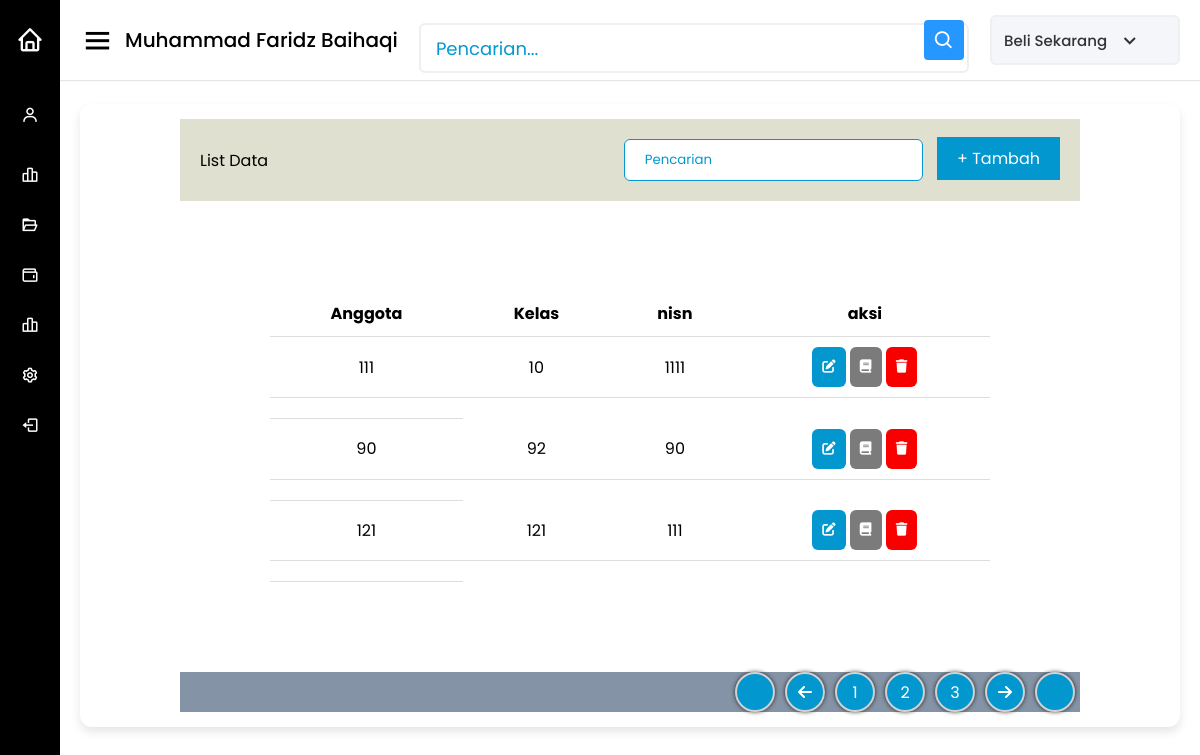
The page /controllers/c_anggota.php?aksi=list on the database its author committed.
### tables this page shows
CREATE TABLE `anggota` (
  `id_anggota` int(10) NOT NULL,
  `id_kelas` int(2) NOT NULL,
  `nisn` char(10) NOT NULL
);

### models/model_anggota.php (called while the page is built, shortened)
<?php
require_once("koneksi.php");
function getAllData()
{
    global $koneksi;
    $sql = "SELECT * FROM anggota order by id_kelas ASC";
    $query = mysqli_query($koneksi, $sql);
    while ($ambilData = mysqli_fetch_assoc($query)) {
        $list[] = $ambilData;
    }
    return $list;
}

### views/data_anggota/list_data.php (the view, shortened to what this page needs)
<!DOCTYPE html>
<html>
<head>
  <link rel="stylesheet" href="https://cdnjs.cloudflare.com/ajax/libs/vue/3.2.41/vue.cjs.js" />
  <link href="https://unpkg.com/boxicons@2.0.7/css/boxicons.min.css" rel="stylesheet" />
  <link rel="stylesheet" href="../assets/css/dasboard_rplb_22.css" />
</head>
<body>
  <div class="sidebar">
    <div class="logo-details">
      <i class='bx bx-home'></i>
      <span class="logo_name">Dashboard</span>
    </div>
    <ul class="nav-links">
      <li class="list">
        <a href="<?= URL ?>dashboard" class="nav-link">
          <i class="bx bx-user" id="btn"></i>
          <span class="link">Utama</span>
        </a>
      </li>
      <ul class="nav-links">
        <li class="list">
          <a href="http://localhost/bew_xirplb_1920_22_Paris/controllers/c_siswa.php?aksi=list" class="nav-link">
            <i class="bx bx-bar-chart-alt-2 icon" id="btn"></i>
            <span class="link">Siswa</span>
          </a>
        </li>
        <li class="list">
          <a href="http://localhost/bew_xirplb_1920_22_Paris/controllers/c_kelas.php?aksi=list" class="nav-link">
            <i class="bx bx-folder-open icon" id="btn"></i>
            <span class="link">Kelas</span>
          </a>
        </li>
        <li class="list">
          <a href="http://localhost/bew_xirplb_1920_22_Paris/controllers/c_anggota.php?aksi=list" class="nav-link">
            <i class="bx bx-wallet icon" id="btn"></i>
            <span class="link">Anggota</span>
          </a>
        </li>
        <li class="list">
          <a href="http://localhost/bew_xirplb_1920_22_Paris/controllers/c_absensi.php?aksi=list" class="nav-link">
            <i class="bx bx-bar-chart-alt-2 icon" id="btn"></i>
            <span class="link">Absensi</span>
          </a>
        </li>
        <li class="list">
          <a href="#" class="nav-link">
            <i class="bx bx-cog icon" id="btn"></i>
            <span class="link">Pengaturan</span>
          </a>
        </li>
        <li class="list">
          <a href="<?= URL ?>logout" class="nav-link">
            <i class="bx bx-log-out icon" id="btn"></i>
            <span class="link">Keluar</span>
          </a>
        </li>
      </ul>
  </div>
  <section class="home-section">
    <nav>
      <div class="sidebar-button">
        <i class='bx bx-menu sidebarBtn'></i>
        <span class="dashboard">Muhammad Faridz Baihaqi</span>
      </div>
      <div class="search-box">
        <input type="text" placeholder="Pencarian..." />
        <i class="bx bx-search"></i>
      </div>
      <div class="profile-details">
        <span class="admin_name">Beli Sekarang</span>
        <i class="bx bx-chevron-down"></i>
      </div>
    </nav>
    <div class="home-content">
      <div class="overview-boxes-list">
        <div class="box-list">
          <div class="right-side">
            <div class="table">
              <div class="table_header">
                <p>List Data</p>
                <div>
                  <input placeholder="Pencarian" />
                  <a href="<?= URL ?>tambah" <button class="tambah">+ Tambah</button></a>
                </div>
              </div>
              <div class="table_selection">
                <table>
                  <thead>
                    <th>Anggota</th>
                    <th>Kelas</th>
                    <th>nisn</th>
                    <th>aksi</th>
                  </thead>
                  <?php foreach ($data as $row) : ?>
                    <tbody>
                      <tr>
                        <td>
                          <?= $row["id_anggota"] ?>
                        </td>
                        <td>
                          <?= $row["id_kelas"] ?>
                        </td>
                        <td>
                          <?= $row["nisn"] ?>
                        </td>
                        <td>
                          <a href="<?= URL ?>edit&id=<?= $row["id_anggota"]; ?>"><button class="blue_button"><i class="fa-solid fa-pen-to-square"></i></button></a>
                          <a href="<?= URL ?>detail&id=<?= $row["id_anggota"]; ?>"><button class="light_button"><i class="fa-solid fa-book"></i></button></a>
                          <a href="<?= URL ?>hapus&id=<?= $row["id_anggota"]; ?>"><button class="red_button"><i class="fa-solid fa-trash"></i></button></a>
                        </td>
                      </tr>
                      <tr>
                        <td></td>
                      </tr>
                    <?php endforeach; ?>
                    </tbody>
                </table>
              </div>
              <div class="pagination">
                <div><i class="fa-solid fa-chevrons-left"></i></div>
                <div><i class="fa-solid fa-arrow-left"></i></div>
                <div>1</div>
                <div>2</div>
                <div>3</div>
                <div><i class="fa-solid fa-arrow-right"></i></div>
                <div><i class="fa-solid fa-chevrons-right"></i></div>
              </div>
            </div>
          </div>
        </div>
      </div>
    </div>
  </section>
</body>
</html>

### controllers/c_anggota.php (shortened to what this page needs)
<?php
$aksi = $_GET["aksi"];
require_once("../models/model_anggota.php");
if ($aksi == "dashboard") {
    header("Location: http://localhost/bew_xirplb_1920_22_Paris/index.php");
}
elseif ($aksi == "list") {
    $data = getAllData();
    require_once("../views/data_anggota/list_data.php");
}
elseif ($aksi == "detail") {
    $id = $_GET["id"];
    $data = getData($id);
    require_once("../views/data_anggota/detail_data.php");
}
elseif ($aksi == "tambah") {
    require_once("../views/data_anggota/tambah_data.php");
}
elseif ($aksi == "hapus") {
    $id = $_GET["id"];
    hapusData($id);
    echo "<script>alert('Data berhasil dihapus')</script>";
    echo "<script>window.location='c_anggota.php?aksi=list'</script>";
}
elseif ($aksi == "edit") {
    $id = $_GET["id"];
    $data = getData($id);
    require_once("../views/data_anggota/edit_data.php");
    require_once("../app/helper/form_helper.php");
}
elseif ($aksi == "logout") {
    require_once("../views/login.php");
}

### rows shown on the page
anggota: id_anggota "111", id_kelas "10", nisn "1111"
anggota: id_anggota "90", id_kelas "92", nisn "90"
anggota: id_anggota "121", id_kelas "121", nisn "111"
